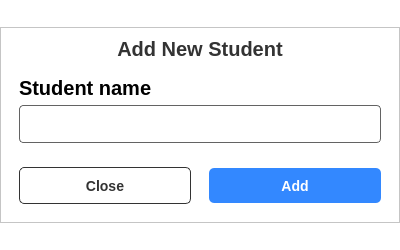
<?xml version="1.0" encoding="UTF-8"?>
<ui version="4.0">
 <class>AddStudentPopup</class>
 <widget class="QDialog" name="AddStudentPopup">
  <property name="geometry">
   <rect>
    <x>0</x>
    <y>0</y>
    <width>400</width>
    <height>250</height>
   </rect>
  </property>
  <property name="sizePolicy">
   <sizepolicy hsizetype="Preferred" vsizetype="Preferred">
    <horstretch>0</horstretch>
    <verstretch>0</verstretch>
   </sizepolicy>
  </property>
  <property name="windowTitle">
   <string>Dialog</string>
  </property>
  <property name="styleSheet">
   <string notr="true">background-color: rgb(255, 255, 255);</string>
  </property>
  <layout class="QVBoxLayout" name="verticalLayout">
   <property name="spacing">
    <number>0</number>
   </property>
   <property name="leftMargin">
    <number>0</number>
   </property>
   <property name="topMargin">
    <number>0</number>
   </property>
   <property name="rightMargin">
    <number>0</number>
   </property>
   <property name="bottomMargin">
    <number>0</number>
   </property>
   <item>
    <widget class="QFrame" name="backgroundFrame">
     <property name="sizePolicy">
      <sizepolicy hsizetype="Preferred" vsizetype="Fixed">
       <horstretch>0</horstretch>
       <verstretch>0</verstretch>
      </sizepolicy>
     </property>
     <property name="styleSheet">
      <string notr="true">#backgroundFrame {
    background-color: white;
}
QLabel {
    color: #333;
    font-family: &quot;Segoe UI&quot;;
    font-size: 20px;
    font-weight: bold;
    border: none; }

QPushButton {
                                                    height: 35px;
                                                    padding: 0 16px;
                                                    background-color: #3388FF;
                                                    color: white;
                                                    font-size: 14px;
                                                    font-weight: 600;
                                                    border: none;
                                                    border-radius: 5px;
                                                    }

                                                    QPushButton:hover {
                                                    background-color: #0055FF;
                                                    }
                                                </string>
     </property>
     <property name="frameShape">
      <enum>QFrame::Shape::StyledPanel</enum>
     </property>
     <property name="frameShadow">
      <enum>QFrame::Shadow::Raised</enum>
     </property>
     <layout class="QVBoxLayout" name="verticalLayout_2">
      <item>
       <widget class="QLabel" name="label">
        <property name="sizePolicy">
         <sizepolicy hsizetype="Preferred" vsizetype="Fixed">
          <horstretch>0</horstretch>
          <verstretch>0</verstretch>
         </sizepolicy>
        </property>
        <property name="text">
         <string>Add New Student</string>
        </property>
        <property name="alignment">
         <set>Qt::AlignmentFlag::AlignCenter</set>
        </property>
       </widget>
      </item>
      <item>
       <widget class="QWidget" name="widget" native="true">
        <property name="sizePolicy">
         <sizepolicy hsizetype="Preferred" vsizetype="Fixed">
          <horstretch>0</horstretch>
          <verstretch>0</verstretch>
         </sizepolicy>
        </property>
        <property name="styleSheet">
         <string notr="true">QLabel{color : rgb(0,0,0);font: 600 8pt &quot;Segoe UI&quot;;}
QLineEdit {
                                                                height: 20px;
                                                                padding: 8px 10px;
                                                                font-size: 14px;
                                                                color: #111;
                                                                border: 1px solid rgb(99, 99, 99);
                                                                background: #fff;
                                                                border-radius: 4px;
                                                                }
QLineEdit:focus {
border: 1.5px solid #3388FF;}</string>
        </property>
        <layout class="QVBoxLayout" name="verticalLayout_3">
         <property name="spacing">
          <number>5</number>
         </property>
         <item>
          <widget class="QLabel" name="label_2">
           <property name="sizePolicy">
            <sizepolicy hsizetype="Preferred" vsizetype="Fixed">
             <horstretch>0</horstretch>
             <verstretch>0</verstretch>
            </sizepolicy>
           </property>
           <property name="text">
            <string>Student name</string>
           </property>
          </widget>
         </item>
         <item>
          <widget class="QLineEdit" name="student_name_input"/>
         </item>
        </layout>
       </widget>
      </item>
      <item>
       <widget class="QWidget" name="widget_2" native="true">
        <property name="sizePolicy">
         <sizepolicy hsizetype="Preferred" vsizetype="Fixed">
          <horstretch>0</horstretch>
          <verstretch>0</verstretch>
         </sizepolicy>
        </property>
        <layout class="QHBoxLayout" name="horizontalLayout_2">
         <property name="spacing">
          <number>18</number>
         </property>
         <item>
          <widget class="QPushButton" name="btn_close">
           <property name="cursor">
            <cursorShape>PointingHandCursor</cursorShape>
           </property>
           <property name="styleSheet">
            <string notr="true">#btn_close{background-color: rgb(255, 255, 255);
color: #333;
border: 1px solid #333;
border-radius: 5px
}

#btn_close:hover{
	background-color: rgba(51, 51, 51, 30);
}

#btn_close:pressed{
	background-color: rgba(51, 51, 51, 80);
}
</string>
           </property>
           <property name="text">
            <string>Close</string>
           </property>
          </widget>
         </item>
         <item>
          <widget class="QPushButton" name="btn_add">
           <property name="cursor">
            <cursorShape>PointingHandCursor</cursorShape>
           </property>
           <property name="text">
            <string>Add</string>
           </property>
          </widget>
         </item>
        </layout>
       </widget>
      </item>
     </layout>
    </widget>
   </item>
  </layout>
 </widget>
 <resources/>
 <connections/>
</ui>
